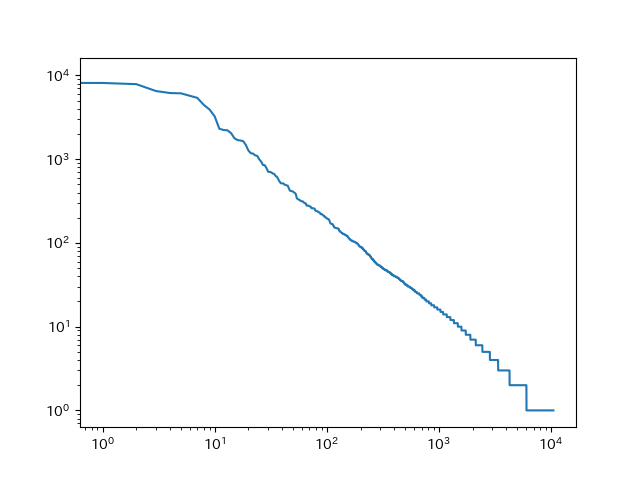

This figure's Python source:
# 単語の出現頻度順位を横軸，その出現頻度を縦軸として，両対数グラフをプロットせよ．

import os
import json
import collections
import matplotlib
import matplotlib.pyplot as plt
import japanize_matplotlib
from functools import reduce

with open(os.path.dirname(__file__) + "/30answer.txt", mode="r") as f:
    sentenses = json.loads(f.read())


def flatten(xs):
    return reduce(lambda a, b: a + b, xs)


def get_base(x):
    return x["base"] if x["pos"] != "補助記号" else None


words = filter(None, map(get_base, flatten(sentenses)))
c = collections.Counter(words)
sorted_words = sorted((c.values()), reverse=True)

matplotlib.use('Agg')
plt.xscale('log')
plt.yscale('log')
plt.plot(sorted_words)
plt.savefig(os.path.dirname(__file__) + "/39.png")
